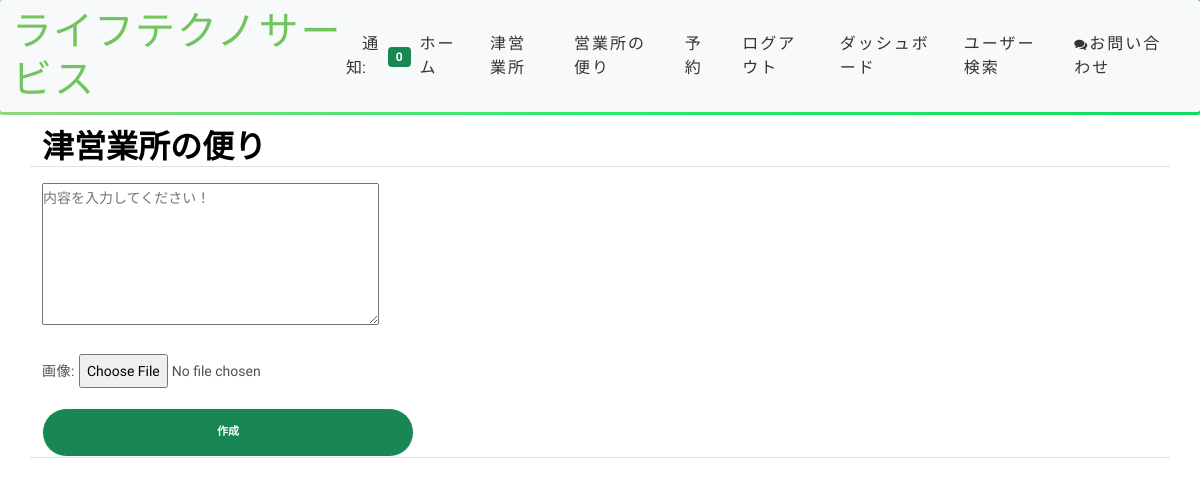
Before: /post/ (signed in) with the older database file.
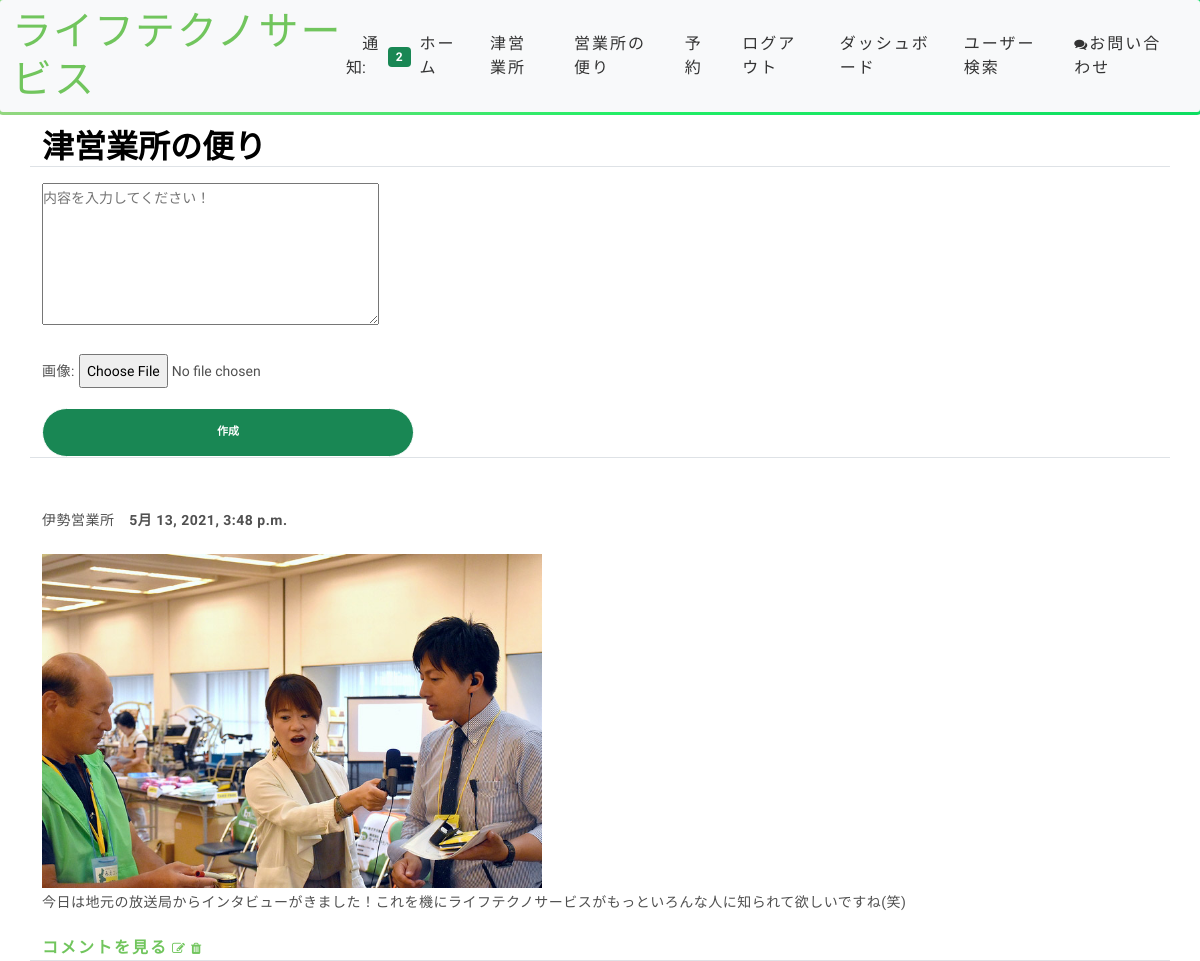
After: the same page with the newer database file.
### home/models.py (models this page shows, shortened)
class Post(models.Model):
    body = models.TextField()
    date = models.DateTimeField(default=timezone.now)
    user = models.ForeignKey(User, on_delete=models.CASCADE)
    client = models.ForeignKey(Client, on_delete=models.CASCADE)
    image = models.ImageField(upload_to='images', blank=True, null=True)

class Client(models.Model):
    user = models.OneToOneField(User,on_delete=models.CASCADE)
    facility = models.CharField(max_length=40)
    phone = models.CharField(max_length=40)
    followers = models.ManyToManyField(User, blank=True, related_name='followers')

### home/views.py (the view, shortened to what this page needs)
# urls.py: path('post/', PostView.as_view(),name='post'),
class PostView(View):
    def get(self, request, *args, **kwargs):
        posts = Post.objects.all().order_by('-date')
        form = PostForm()
        context = {
            'posts': posts,
            'form': form,
        }
        return render(request, 'post.html', context)

### home/forms.py
class PostForm(forms.ModelForm):
    body = forms.CharField(
        label='',
        widget=forms.Textarea(attrs={
            'rows':'5',
            'placeholder':'内容を入力してください！'
            }))
    image = forms.ImageField(label='画像',required=False)
    class Meta:
        model = Post
        fields=['body','image']

### home/templatetags/custom_tags.py (called while the page is built)
@register.inclusion_tag('show_notifications.html', takes_context=True)
def show_notifications(context):
    request_user = context['request'].user
    notifications = Notification.objects.filter(to_user=request_user).exclude(user_has_seen=True).order_by('-date')
    return {'notifications': notifications}

### home/templates/post.html (shortened to what this page needs)
{% extends 'base.html' %}
{% block content %}
<div class="container">
    <div class="row justify-content-center mt-3">
        <div class="col-12 border-bottom">
            <h2>津営業所の便り</h2>
        </div>
    </div>
    {% if user.is_staff %}
    <div class="row justify-content-center mt-3 mb-5">
        <div class="col-12 border-bottom">
            <form method="post" enctype="multipart/form-data">
                {{ form.as_p }}
                <div class="col-md-4">
                    <div class="d-grid">
                        <button class="btn btn-success">作成</button>
                    </div>
                </div>
            </form>
        </div>
    </div>
    {% endif %}
{% for post in posts %}
    <div class="row justify-content-center mt-3">
        <div class="col-12 border-bottom">
            <p><strong>{{ post.client.facility }}<strong>&emsp;{{ post.date }}</p>
            {% if post.image %}
                <img style="width:500px" src="{{ post.image.url }}" class="post-image">
            {% endif %}
            <p>{{ post.body }}</p>
            <a href="{% url 'post_detail' post.pk %}">コメントを見る</a>
            {% if request.user == post.user or  user.is_staff%}
                <a href="{% url 'post_edit' post.pk %}"><i class="fa fa-edit"></i></a>
                <a href="{% url 'post_delete' post.pk %}"><i class="fa fa-trash"></i></a>
            {% endif %}
        </div>
    </div>
{% endfor %}
</div>
{% endblock content %}

Changed rows visible on the page:
added Post: client.facility "伊勢営業所", date "5月 13, 2021, 3:48 p.m.", image (picture), body "今日は地元の放送局からインタビューがきました！これを機にライフテクノサービスがもっといろんな人に知られて欲しいですね(笑)"
Other visible differences:
{{ notifications.count }}: "0" → "2"
